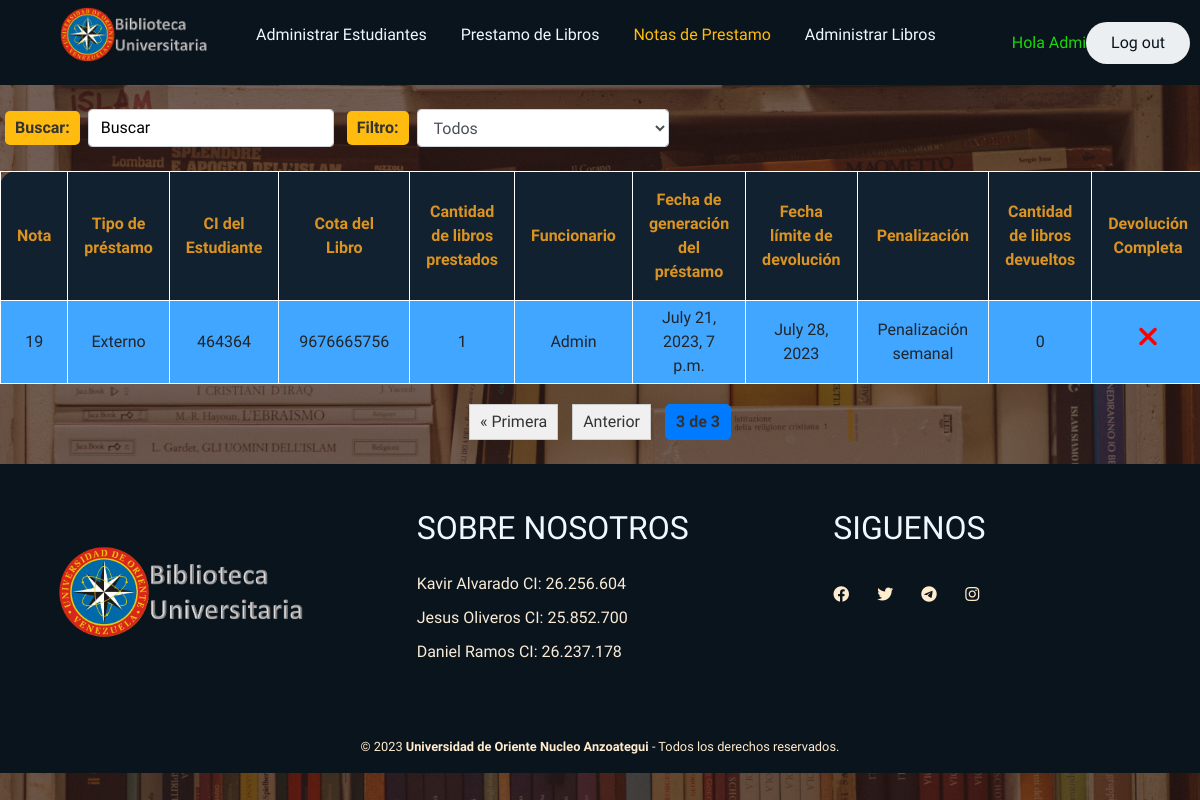
Before: /notasprestamo/?page=3 (signed in) with the older database file.
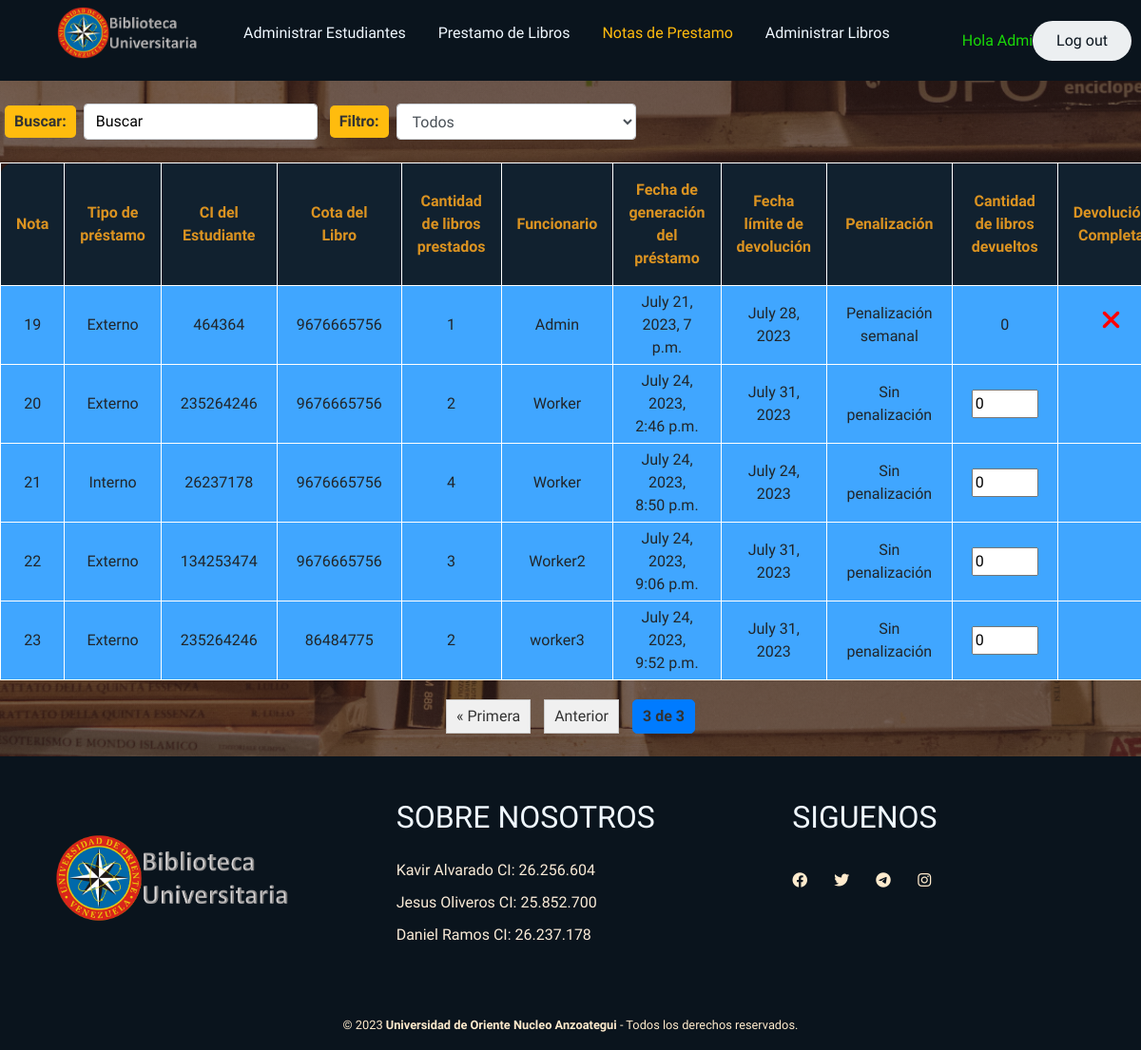
After: the same page with the newer database file.
### GenerarPrestamo/models.py (models this page shows, shortened)
class Prestamo(models.Model):
    id = models.AutoField(primary_key=True, verbose_name="Nota de Prestamo")
    estudiante=models.ForeignKey(Estudiante, on_delete=models.CASCADE, verbose_name="Estudiante")
    libro=models.ForeignKey(Libro, on_delete=models.CASCADE, verbose_name="Libro")
    tipo = models.CharField(max_length=7, choices=TIPO_CHOICES, verbose_name="Tipo de Prestamo")
    cantidad = models.PositiveIntegerField(validators=[MinValueValidator(1)],verbose_name="Cantidad del libro")
    limite=models.DateField(editable=False, verbose_name="Fecha límite de Devolución")
    fecha=models.DateTimeField(auto_now_add=True)
    funcionario = models.ForeignKey(User, on_delete=models.SET_NULL, null=True, editable=False)
    penalizacion = models.CharField(max_length=50, default='Sin penalización')
    cantidad_devuelta = models.PositiveIntegerField(default=0,verbose_name="Cantidad Devuelta")
    devuelto = models.BooleanField(default=False, editable=False, verbose_name="Devuetlo")
    class Meta:
        verbose_name='prestamo'
        verbose_name_plural='prestamos'

### AdministrarEstudiantes/models.py (models this page shows)
class Estudiante(models.Model):# Creación de la tabla con el nombre Estudiante
    id = models.CharField(primary_key=True, max_length=20, verbose_name="CI del Estudiante")
    nombre=models.CharField(max_length=20, verbose_name="Nombre del Estudiante")
    email=models.EmailField(max_length=50, verbose_name="Correo Electrónico")
    direccion=models.CharField(max_length=50, verbose_name="Dirección del Estudiante")
    tfno=models.CharField(max_length=20, verbose_name="Número Telefónico")
    fecha=models.DateTimeField(auto_now_add=True, verbose_name="Fecha del Registro")
    devoluciones=models.IntegerField(default=0, verbose_name="Devoluciones")
    estatus = models.CharField(max_length=30, default='Habilitado')
    def __str__(self):
        return self.id
    class Meta:
        verbose_name='estudiante'
        verbose_name_plural='estudiantes'

### AdministrarLibros/models.py (models this page shows)
class Libro(models.Model):# Tabla con el nombre Libro
    nombre=models.CharField(max_length=50, verbose_name="Nombre del Libro")
    id=models.CharField(max_length=30, verbose_name="Cota del Libro", primary_key=True)
    autor=models.CharField(max_length=50, verbose_name="Autor del libro")
    tipo=models.CharField(max_length=8, choices=Choice_Libro ,verbose_name="Tipo del libro")
    cantidadint=models.PositiveIntegerField(validators=[MinValueValidator(1)], verbose_name="Copias Internas")
    cantidadext=models.PositiveIntegerField(validators=[MinValueValidator(0)], verbose_name="Copias Externas")
    categoria=models.CharField(max_length=20, verbose_name="Categoria del Libro")
    descripcion = models.CharField(max_length=50, verbose_name="Descripcion del Libro")
    fecha=models.DateTimeField(auto_now_add=True, verbose_name="Fecha del Ingreso")
    def __str__(self):
        return self.id
    class Meta:
        verbose_name='libro'
        verbose_name_plural='libros'

### NotasPrestamo/views.py (the view, shortened to what this page needs)
# urls.py: path('',views.notas_prestamo, name="NotasPrestamo"),
def notas_prestamo(request):
    notas=Prestamo.objects.all()
    query = request.GET.get('q')
    if query:
        notas = notas.filter(
            Q(id__icontains=query) |
            Q(estudiante__id__icontains=query) |
            Q(libro__id__icontains=query) |
            Q(tipo__icontains=query) |
            Q(funcionario__username__icontains=query) |
            Q(penalizacion__icontains=query)
        )
    else:
        notas = Prestamo.objects.all()
    filtro = request.GET.get('filtro')
    elementos_por_pagina = 5
    paginator = Paginator(notas, elementos_por_pagina)
    page = request.GET.get('page')
    try:
        pagina_obj = paginator.get_page(page)
    except PageNotAnInteger:
        pagina_obj = paginator.get_page(1)
    except EmptyPage:
        pagina_obj = paginator.get_page(paginator.num_pages)
    return render(request, "notasprestamo/notasprestamo.html", {'notas':notas, 'pagina_obj':pagina_obj})

### NotasPrestamo/templates/notasprestamo/notasprestamo.html (shortened to what this page needs)
{% extends "base/base.html" %}
{% load static %}
{% block content %}
    <link href="{% static 'Biblioteca/bootstrap.min.css' %}" rel="stylesheet">
    <link rel="stylesheet" href="{% static 'Biblioteca/css/StylesBase.css' %}">
    <link rel="stylesheet" href="{% static 'Biblioteca/css/StylesLibros.css' %}">
    <link rel="stylesheet" href="{% static 'Biblioteca/css/StylesTablas.css' %}">
    <link rel="stylesheet" href="{% static 'Biblioteca/css/Pagination.css' %}">
    <link rel="stylesheet" href="{% static 'Biblioteca/css/Filtros.css' %}">
    <link rel="stylesheet" href="https://cdnjs.cloudflare.com/ajax/libs/font-awesome/6.4.0/css/all.min.css">
    {% if user.is_authenticated %}
        <div class="table-responsive">
            <form method="get" class="form-inline" id="filter-form">
                <div class="form-group mr-2">
                    <label style="color: #333; padding: 5px 10px; margin: 0 5px; background-color: #ffbc0e; border-radius: 5px; font-weight: bold;" class="mr-2">Buscar:</label>
                    <input type="text" name="q" class="form-control" placeholder="Buscar">
                </div>
                <div class="form-group mr-2">
                  <label style="color: #333; padding: 5px 10px; margin: 0 5px; background-color: #ffbc0e; border-radius: 5px; font-weight: bold;" for="filtro" class="mr-2">Filtro:</label>
                  <select name="filtro" class="form-control filtro-select" id="filtro-select">
                    <option value="">Todos</option>
                  </select>
                </div>
            </form>
            <table style="margin: auto;">
                <thead>
                    <tr>
                        <th>Nota</th>
                        <th>Tipo de préstamo</th>
                        <th>CI del Estudiante</th>
                        <th>Cota del Libro</th>
                        <th>Cantidad de libros prestados</th>
                        <th>Funcionario</th>
                        <th>Fecha de generación del préstamo</th>
                        <th>Fecha límite de devolución</th>
                        <th>Penalización</th>
                        <th>Cantidad de libros devueltos</th>
                        <th>Devolución Completa</th>
                    </tr>
                </thead>
                <tbody>
                    {% for nota in pagina_obj %}
                        <tr>
                            <td>{{nota.id}}</td>
                            <td>{{nota.tipo}}</td>
                            <td>{{nota.estudiante}}</td>
                            <td>{{nota.libro}}</td>
                            <td>{{nota.cantidad}}</td>
                            <td>{{nota.funcionario}}</td>
                            <td>{{nota.fecha}}</td>
                            <td>{{nota.limite}}</td>
                            <td>{{nota.penalizacion}}</td>
                            {% if not nota.devuelto and nota.penalizacion == 'Sin penalización' %}
                                <form method="POST">
                                    <td><input type="number" name="cantidad_devuelta" value="{{ nota.cantidad_devuelta }}"min="0" max="{{ nota.cantidad }}" required></td>
                                    <td></td>
                                </form>
                            {% elif not nota.devuelto and  nota.penalizacion == 'Penalización semanal'%}
                                <td>{{ nota.cantidad_devuelta }}</td>
                                <td><h3><i class='fa-solid fa-xmark' style='color: red;'></i></h3></td>
                            {% else %}
                                <td>{{ nota.cantidad_devuelta }}</td>
                                <td><h3><i class='fa-solid fa-check' style='color: green;'></i></h3></td>
                                <td><h5 style="color: green;">Devolución Completa!</h5></td>
                            {% endif %}
                        </tr>
                    {% endfor %}
                </tbody>
            </table>
            <div class="pagination">
                <span class="step-links">
                    {% if pagina_obj.has_previous %}
                        <a href="?page=1{% if request.GET.filtro %}&filtro={{ request.GET.filtro }}{% endif %}{% if request.GET.q %}&q={{ request.GET.q }}{% endif %}">&laquo; Primera</a>
                        <a href="?page={{ pagina_obj.previous_page_number }}{% if request.GET.filtro %}&filtro={{ request.GET.filtro }}{% endif %}{% if request.GET.q %}&q={{ request.GET.q }}{% endif %}">Anterior</a>
                    {% endif %}
                    {% for i in pagina_obj.paginator.page_range %}
                        {% if pagina_obj.number == i %}
                            <span class="current-page">{{ i }} de {{ pagina_obj.paginator.num_pages }}</span>
                        {% endif %}
                    {% endfor %}
                </span>
            </div>
        </div>
    {% else %}
        <h3 style="text-align: center">Perdone pero debe logearse</h3>
    {% endif %}
{% endblock %}

### Home/templates/base/base.html (shortened to what this page needs)
<!DOCTYPE html>
<html>
    <head>
        {% load static %}
        <link rel="stylesheet" href="{% static 'Biblioteca/css/StylesBase.css' %}">
    </head>
    <body>
        <header>
            <div class="h-de-pagina">
                <div style="text-align: left; margin-right: -50px;" class="logo">
                    <figure>
                        <a href="{% url 'Home' %}">
                            <img src="{% static 'Biblioteca/imgprojts/Logo.png' %}" alt="Logo UDO">
                        </a>
                    </figure>
                </div>
                <nav  style="text-align: center; margin-right: 20px;">
                    <ul class="nav-links">
                        <li><a class="{% if request.path == '/administrarestudiantes/' %}active{% endif %}" href="{% url 'AdministrarEstudiantes' %}">Administrar Estudiantes</a></li>
                        <li><a class="{% if request.path == '/generarprestamo/' %}active{% endif %}" href="{% url 'GenerarPrestamo' %}">Prestamo de Libros</a></li>
                        <li><a class="{% if request.path == '/notasprestamo/' %}active{% endif %}" href="{% url 'NotasPrestamo' %}">Notas de Prestamo</a></li>
                        <li><a class="{% if request.path == '/administrarlibros/' %}active{% endif %}" href="{% url 'AdministrarLibros' %}">Administrar Libros</a></li>
                    </ul>
                </nav>
                {% if user.is_authenticated %}
                    <div style="text-align: right; margin-right: -50px;"><a style="color: rgb(26, 216, 8);">Hola {{user.username}}</a></div>
                    <div style="text-align: right; margin-right: -50px;"><a href="{% url 'Logout' %}" class="sesion"><button>Log out</button></a></div>
                {% else %}
                    <div style="text-align: right; margin-right: -70px;"><a href="{% url 'Login' %}" class="sesion"><button>Login</button></a></div>
                    <div style="text-align: right; margin-right: -20px;"><a href="{% url 'SignUp' %}" class="sesion"><button>Sign Up</button></a></div>
                {% endif %}
        </header>
        <div>
            {% block content %}
            {% endblock %}
        </div>
        <footer class="pie-de-pagina">
            <div class="case-one">
                <div class="box">
                    <figure>
                        <a href="#">
                            <img src="{% static 'Biblioteca/imgprojts/Logo.png' %}" alt="Logo UDO">
                        </a>
                    </figure>
                </div>
                <div class="box">
                    <h2>SOBRE NOSOTROS</h2>
                    <p>Kavir Alvarado CI: 26.256.604</p>
                    <p>Jesus Oliveros CI: 25.852.700</p>
                    <p>Daniel Ramos CI: 26.237.178</p>
                </div>
                <div class="box">
                    <h2>SIGUENOS</h2>
                    <div class="redes">
                        <a href="#" class="fa fa-facebook"></a>
                        <a href="#" class="fa fa-twitter"></a>
                        <a href="#" class="fa fa-telegram"></a>
                        <a href="#" class="fa fa-instagram"></a>
                    </div>
                </div>
            </div>
            <div class="case-two">
                <small>&copy; 2023 <b>Universidad de Oriente Nucleo Anzoategui</b> - Todos los derechos reservados.</small>
            </div>
        </footer>
    </body>
</html>

### Home/static/Biblioteca/css/StylesBase.css (style rules this page uses)
* { margin: 0; padding: 1; box-sizing: border-box; font-family: 'Fira Sans', sans-serif; }
body { font-family: 'Lora'; background: linear-gradient(rgba(47, 23, 15, 0.65), rgba(47, 23, 15, 0.65)), url("../imgprojts/BiblioA.jpg"); background-attachment: fixed; background-position: center; background-size: cover; }
.h-de-pagina { width: 100%; background-color: #0a141d; margin: auto; display: flex; justify-content: space-between; align-items:center; height: 85px; padding: 10px 5%; }
.h-de-pagina .logo figure { width: 100%; height: 100%; }
.h-de-pagina .logo figure img { width: 150px; transition: all 0.3s; }
.h-de-pagina .nav-links { list-style: none; }
.h-de-pagina .nav-links li { display: inline-block; padding: 0 15px; }
.h-de-pagina .nav-links li a { text-decoration: none; color: aliceblue; }
.h-de-pagina .nav-links li a.active { color: #ffbc0e; }
.h-de-pagina .sesion button { font-size: 500; color: #0a141d; padding: 9px 25px; background: #eceff1; border: none; border-radius: 40px; transition: all 0.12s ease 0s; }
.pie-de-pagina { width: 100%; background-color: #0a141d; }
.pie-de-pagina .case-one { width: 100%; max-width: 1200px; margin: auto; display: grid; grid-template-columns: repeat(3, 1fr); grid-gap: 50px; padding: 45px 0px; }
.pie-de-pagina .case-one .box figure { width: 100%; height: 100%; display: flex; justify-content: center; align-items: center; }
.pie-de-pagina .case-one .box figure img { width: 250px; }
.pie-de-pagina .case-one .box h2 { color: aliceblue; margin-bottom: 25px; }
.pie-de-pagina .case-one .box p { color: antiquewhite; margin-bottom: 10px; }
.pie-de-pagina .case-one .box .redes a { display: inline-block; text-decoration: none; width: 30px; height: 30px; line-height: 45px; color: blanchedalmond; margin-right: 10px; transition: all 300ms ease; }
.pie-de-pagina .case-two { padding: 15px 10px; text-align: center; }
.pie-de-pagina .case-two small { color: blanchedalmond; justify-content: center; }

### Home/static/Biblioteca/css/StylesTablas.css (style rules this page uses)
.table-responsive table, .eliminar table, .editar table { margin: auto; font-family: 'Times New Roman', Times, serif; background-color: #11212f; text-align: center !important; border-radius: 1em; }
.table-responsive th, .visualizar td, .eliminar th, .eliminar td, .editar th, .editar td { padding: 1em !important; border: solid 1px white; }
.table-responsive th, .eliminar th, .editar th { color: #DB9321; }
.table-responsive td, .eliminar td, .editar td { background-color: #40A6FF !important; border: solid 1px white; padding: 5px 20px; margin: 0 5px; }

### Home/static/Biblioteca/css/Pagination.css (style rules this page uses)
.pagination { display: flex; justify-content: center; margin-top: 20px; }
.pagination a { display: inline-block; padding: 5px 10px; margin: 0 5px; border: 1px solid #ccc; background-color: #f0f0f0; text-decoration: none; color: #333; transition: background-color 0.3s; }
.pagination .current-page { display: inline-block; padding: 5px 10px; margin: 0 5px; background-color: #007BFF; color: #333; border: 1px solid #007BFF; border-radius: 5px; font-weight: bold; text-decoration: none; }

### Home/static/Biblioteca/css/Filtros.css (style rules this page uses)
.filtro-select { width: 150px; }

Changed rows visible on the page:
added Prestamo: id "20", tipo "Externo", estudiante "235264246", libro "9676665756", cantidad "2", funcionario "Worker", fecha "July 24, 2023, 2:46 p.m.", limite "July 31, 2023", penalizacion "Sin penalización", cantidad_devuelta "0"
added Prestamo: id "21", tipo "Interno", estudiante "26237178", libro "9676665756", cantidad "4", funcionario "Worker", fecha "July 24, 2023, 8:50 p.m.", limite "July 24, 2023", penalizacion "Sin penalización", cantidad_devuelta "0"
added Prestamo: id "22", tipo "Externo", estudiante "134253474", libro "9676665756", cantidad "3", funcionario "Worker2", fecha "July 24, 2023, 9:06 p.m.", limite "July 31, 2023", penalizacion "Sin penalización", cantidad_devuelta "0"
added Prestamo: id "23", tipo "Externo", estudiante "235264246", libro "86484775", cantidad "2", funcionario "worker3", fecha "July 24, 2023, 9:52 p.m.", limite "July 31, 2023", penalizacion "Sin penalización", cantidad_devuelta "0"
